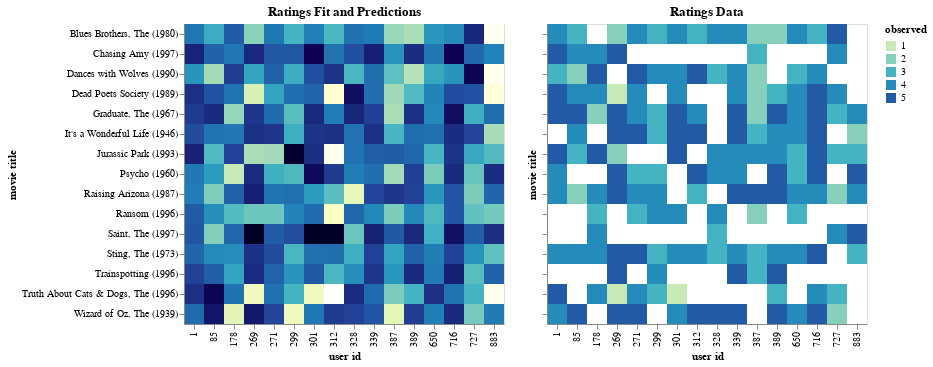

The notebook cell saved with this chart:
### Code cell
nearest = alt.selection(type='single', nearest=True, on='mouseover', empty='none') 

selectors = base.mark_square(filled=False, size=350).encode(
    x='user id:O',
    y='movie title:O',
    color=alt.value('black'),
    opacity=alt.condition(nearest, alt.value(1), alt.value(0))
).add_selection(
    nearest
)

alt.hconcat(
    alt.layer(f_all.encode(color=alt.Color('fit/prediction:Q', legend=None, scale=alt.Scale(scheme='yellowgreenblue', domain=[1, 5]))),
              selectors),
    alt.layer(f_raw.encode(y=alt.Y('movie title:O', axis=alt.Axis(labels=False))),
              selectors),
).resolve_scale(color='independent')

### Figure 1 — Vega-Lite specification as saved in the notebook (floating-point values rounded to 4 significant figures; data arrays with more than 128 entries replaced by an {"elided": "..."} marker saying what was removed)
{"config": {"view": {"continuousWidth": 400, "continuousHeight": 300}}, "hconcat": [{"layer": [{"mark": "rect", "encoding": {"color": {"type": "quantitative", "field": "fit/prediction", "legend": null, "scale": {"domain": [1, 5], "scheme": "yellowgreenblue"}}, "tooltip": [{"type": "quantitative", "field": "user id"}, {"type": "nominal", "field": "movie title"}, {"type": "quantitative", "field": "fit/prediction"}, {"type": "quantitative", "field": "observed"}, {"type": "quantitative", "field": "deviation"}], "x": {"type": "ordinal", "field": "user id"}, "y": {"type": "ordinal", "field": "movie title"}}, "title": "Ratings Fit and Predictions"}, {"mark": {"type": "square", "filled": false, "size": 350}, "encoding": {"color": {"value": "black"}, "opacity": {"condition": {"value": 1, "selection": "selector001"}, "value": 0}, "tooltip": [{"type": "quantitative", "field": "user id"}, {"type": "nominal", "field": "movie title"}, {"type": "quantitative", "field": "fit/prediction"}, {"type": "quantitative", "field": "observed"}, {"type": "quantitative", "field": "deviation"}], "x": {"type": "ordinal", "field": "user id"}, "y": {"type": "ordinal", "field": "movie title"}}, "selection": {"selector001": {"type": "single", "nearest": true, "on": "mouseover", "empty": "none"}}}]}, {"layer": [{"mark": "rect", "encoding": {"color": {"type": "ordinal", "field": "observed", "scale": {"domain": [1, 2, 3, 4, 5], "scheme": "yellowgreenblue"}}, "tooltip": [{"type": "quantitative", "field": "user id"}, {"type": "nominal", "field": "movie title"}, {"type": "quantitative", "field": "fit/prediction"}, {"type": "quantitative", "field": "observed"}, {"type": "quantitative", "field": "deviation"}], "x": {"type": "ordinal", "field": "user id"}, "y": {"type": "ordinal", "axis": {"labels": false}, "field": "movie title"}}, "title": "Ratings Data"}, {"mark": {"type": "square", "filled": false, "size": 350}, "encoding": {"color": {"value": "black"}, "opacity": {"condition": {"value": 1, "selection": "selector001"}, "value": 0}, "tooltip": [{"type": "quantitative", "field": "user id"}, {"type": "nominal", "field": "movie title"}, {"type": "quantitative", "field": "fit/prediction"}, {"type": "quantitative", "field": "observed"}, {"type": "quantitative", "field": "deviation"}], "x": {"type": "ordinal", "field": "user id"}, "y": {"type": "ordinal", "field": "movie title"}}, "selection": {"selector001": {"type": "single", "nearest": true, "on": "mouseover", "empty": "none"}}}]}], "data": {"name": "data-a85fb2b2f80c8637a02922768ae715a5"}, "resolve": {"scale": {"color": "independent"}}, "$schema": "https://vega.github.io/schema/vega-lite/v4.8.1.json", "datasets": {"data-a85fb2b2f80c8637a02922768ae715a5": {"elided": "240 records"}}}
